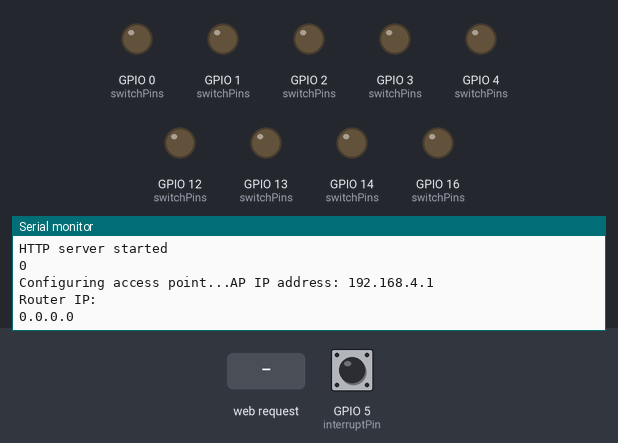
Simulated run of this sketch. Board: ESP8266 (NodeMCU). Parts: output pins drawn as LEDs (lit = HIGH), the last lines printed to the serial monitor. Inputs (shaded band) come from the test bench; at power-on: GPIO 5 (interruptPin) HIGH. WiFi joins after 1.5 s; servers stay silent unless stated.

Above: at 1.2 s.
1.3 s: HTTP request GET / received
At 2.5 s:
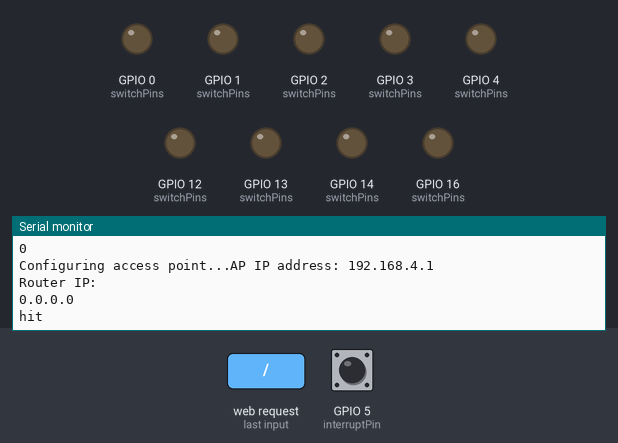
2.8 s: HTTP request GET /control received
At 3.9 s:
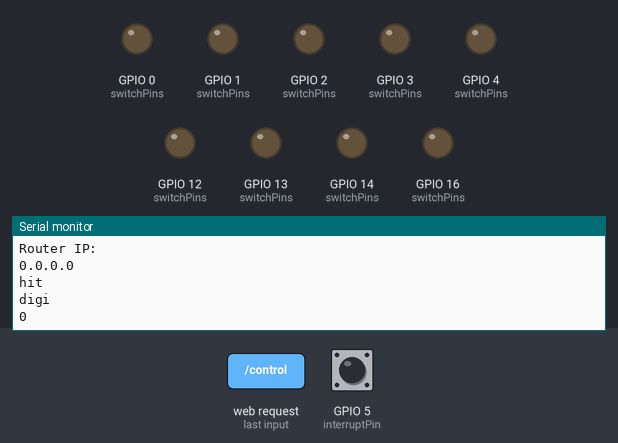

The sketch:

sta_ap_mode_with_pwm.ino
```cpp
// (licence header left out)
/* Create a WiFi access point and provide a web server on it. */

#include <ESP8266WiFi.h>
#include <WiFiClient.h>
#include <ESP8266WebServer.h>

#ifndef APSSID
#define APSSID "ESPap"
#define APPSK "thereisnospoon"
#endif

/* Set these to your desired credentials. */
const char *ssid = APSSID;
const char *password = APPSK;

const char *ssidSTA = "";
const char *passwordSTA = "";


int switchPins[] = {0,1,2,3,4,5,12,13,14, 16};
ESP8266WebServer server(80);

int delayTime = 0;

/* Just a little test message.  Go to http://192.168.4.1 in a web browser
   connected to this access point to see it.
*/
void handleRoot()
{
  Serial.println("hit");
  server.send(200, "text/html", "<h1>You are connected</h1>");
}

void handleConfig()
{
  String ssid = server.arg("ssid");
  String pwd = server.arg("pwd");
  Serial.println(ssid);
  Serial.println(pwd);
  Serial.println(WiFi.begin(ssid, pwd));
    Serial.println(WiFi.localIP());

  server.send(200, "text/html", "config updated");
}

void handleFreq()
{
  String freq = server.arg("f");
  int fre = freq.toInt();
  analogWriteFreq(fre);
  server.send(200, "text/html", "freq updated");
}

void performSwitch(int switchPin, int state)
{
  if(state == 0 || state==1){
    digitalWrite(switchPin, state);
    Serial.println("digi");
    Serial.println(switchPin);
    delayTime = 0;
  }
  else
      {
        // analogWrite(switchPin, state);
        delayTime = state;
          Serial.println("analog");
      }
}

void handleControl()
{
  String sw = server.arg("sw");
  String st = server.arg("st");
//  int state;
//  if (st == "0") state = LOW;
//  else if (st == "1") state = HIGH;
//  else return;

  int state = st.toInt();
  int swtchNo = sw.toInt();
  int switchPin = switchPins[swtchNo];


  performSwitch(switchPin, state);
  server.send(200, "text/html", "control updated");
}

void initPins()
{
  pinMode(0, OUTPUT);
  pinMode(1, OUTPUT);
  pinMode(2, OUTPUT);
    pinMode(3, OUTPUT);
  pinMode(4, OUTPUT);
  pinMode(5, INPUT_PULLUP);
  pinMode(12, OUTPUT);
  pinMode(13, OUTPUT);
  pinMode(14, OUTPUT);
  pinMode(16, OUTPUT);
}
void setServerCallbacksAndStart()
{
  server.on("/", handleRoot);
  server.on("/config", handleConfig);
  server.on("/control", handleControl);
  server.on("/setfreq", handleFreq);
  server.begin();
  Serial.println("HTTP server started");

  Serial.println(WiFi.status() == WL_CONNECTED);
}
void startAPandSTA()
{
  Serial.print("Configuring access point...");
  // WiFi.disconnect(true)
  /* You can add the password parameter if you want the AP to be password protected. */
  WiFi.softAP(ssid);
  WiFi.begin(ssidSTA, passwordSTA); // both ssid and pwd are empty so that saved cred is used. the saved cred is saved when setting up config
   IPAddress myIP = WiFi.softAPIP();
   Serial.print("AP IP address: ");
   Serial.println(myIP);
     Serial.println("Router IP:");
    Serial.println(WiFi.localIP());
}
void handlePubSubMessages(){

}

void zcInterrupt(){
Serial.println("ZC");
}

int count=0;
int lastCount=0;

void ICACHE_RAM_ATTR handleInterrupt() {
    count+=1;

    // Serial.println("interrupt");
return ;
}

void setup()
{
  Serial.begin(115200);
  initPins();
  setServerCallbacksAndStart();
  startAPandSTA();
  analogWriteFreq(0.1);
  // attachInterrupt(5, zcInterrupt, CHANGE);

  const int interruptPin = 5;
    pinMode(interruptPin, INPUT_PULLUP);
  attachInterrupt(digitalPinToInterrupt(interruptPin), handleInterrupt, FALLING);
}


void turnOn(){
  if(delayTime>0){
   delayMicroseconds(delayTime);
  //  Serial.println(delayTime);
  digitalWrite(16,HIGH);
  delay(1);
  digitalWrite(16,LOW);
  }
}

void loop()
{
  server.handleClient();
  handlePubSubMessages();
// Serial.println("outside if "+count) ;
// Serial.println("loop");
if(lastCount != count)
{
  lastCount = count;
// Serial.println(count) ;
turnOn() ;

}

//  delay(1000);
}
```

Measured:
- after the input at 1.3 s, the serial monitor: prints a new line at once (image 1)
- after the input at 2.8 s, the serial monitor: prints a new line at once (image 2)
